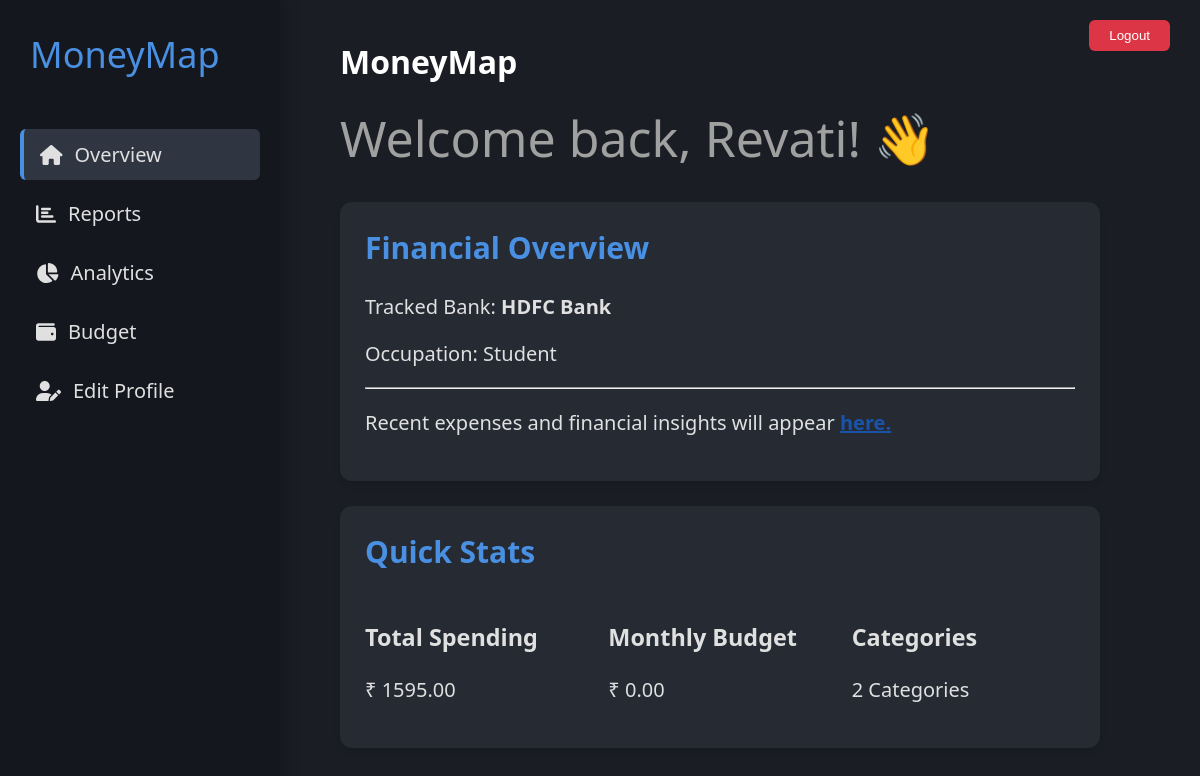
/accounts/dashboard/ (signed in), run on an earlier commit of the app's database.
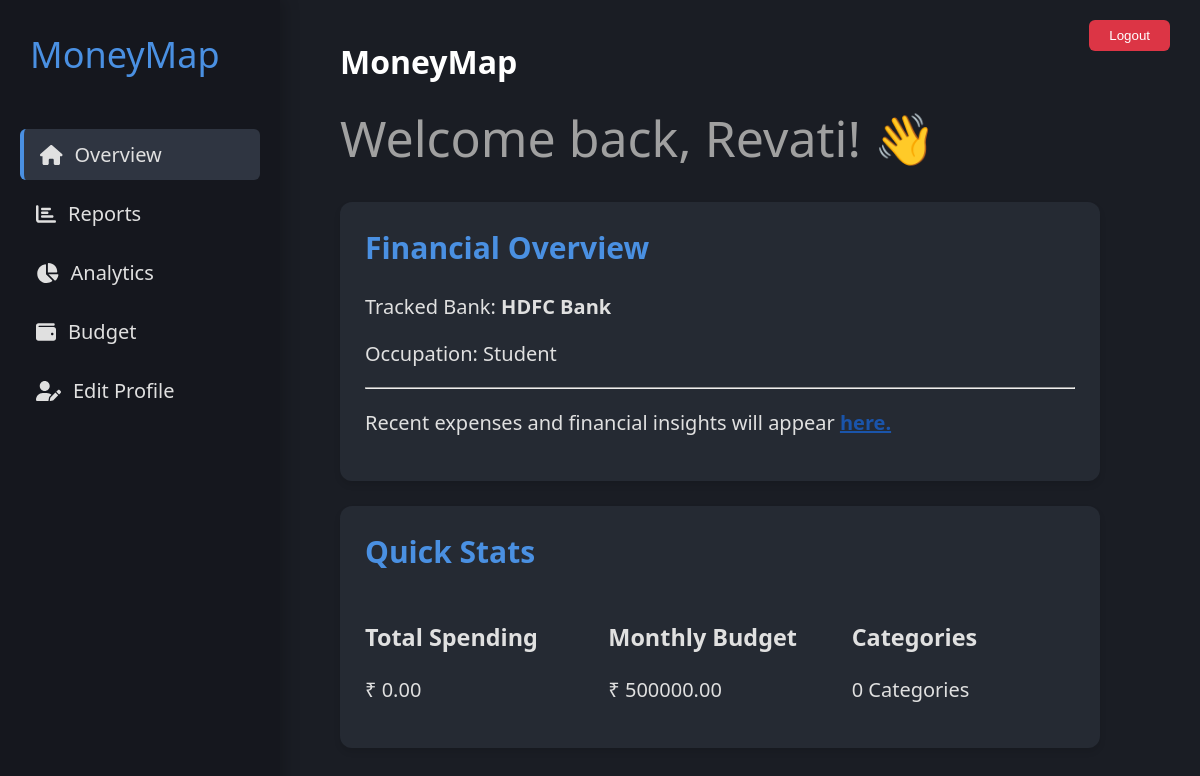
And on a later commit of the database.
### budgeting/models.py (models this page shows, shortened)
class Budget(models.Model):
    user = models.ForeignKey(User, on_delete=models.CASCADE)
    amount = models.DecimalField(max_digits=12, decimal_places=2)
    month = models.IntegerField()
    year = models.IntegerField()
    created_at = models.DateTimeField(auto_now_add=True)
    updated_at = models.DateTimeField(auto_now=True)
    class Meta:
        app_label = 'budgeting'  # Explicitly define app_label
        unique_together = ['user', 'month', 'year']

### accounts/views.py (the view)
# urls.py: path('dashboard/', views.dashboard_view, name='dashboard'),
def dashboard_view(request):
    total_spending = get_total_spending_current_month(request.user)
    monthly_budget = get_current_month_budget(request.user)
    num_categories = get_num_spending_categories(request.user)
    context = {
        'total_spending': total_spending,
        'monthly_budget': monthly_budget,
        'num_categories': num_categories,
    }
    return render(request, 'accounts/dashboard.html', context)

### budgeting/utils.py (called while the page is built)
def get_current_month_budget(user):
    now = timezone.now()
    try:
        budget = Budget.objects.get(user=user, month=now.month, year=now.year).amount
    except Budget.DoesNotExist:
        budget = 0.0
    return budget

### accounts/templates/accounts/dashboard.html (shortened to what this page needs)
{% extends 'base.html' %}
{% load static %}
{% block content %}
    <h1>MoneyMap</h1>
    <div class="welcome-message">
        Welcome back, {{ user.first_name|default:user.username }}! 👋
    </div>
    <div class="content-card">
        <h2>Financial Overview</h2>
        <p>Tracked Bank: <strong>{{ user.profile.get_bank_to_track_display }}</strong></p>
        <p>Occupation: {{ user.profile.occupation|default:"Not specified" }}</p>
        <hr>
        <p>Recent expenses and financial insights will appear <a href="{% url 'emailparser:fetch_expenses' %}">here.</a></p>
    </div>
    <div class="content-card">
        <h2>Quick Stats</h2>
        <div style="display: grid; grid-template-columns: repeat(3, 1fr); gap: 20px;">
            <div class="stat-box">
                <h3>Total Spending</h3>
                <p>₹ {{ total_spending|floatformat:2 }}</p>
            </div>
            <div class="stat-box">
                <h3>Monthly Budget</h3>
                <p>₹ {{ monthly_budget|floatformat:2 }}</p>
            </div>
            <div class="stat-box">
                <h3>Categories</h3>
                <p>{{ num_categories }} Categories</p>
            </div>
        </div>
    </div>
{% endblock %}

What changed in the data, as far as the page shows it:
added Budget: amount "500000.00"
Also different on the page:
{{ total_spending|floatformat:2 }}: "1595.00" → "0.00"
{{ num_categories }}: "2" → "0"
{{ monthly_budget|floatformat:2 }}: "0.00" → (not shown)
